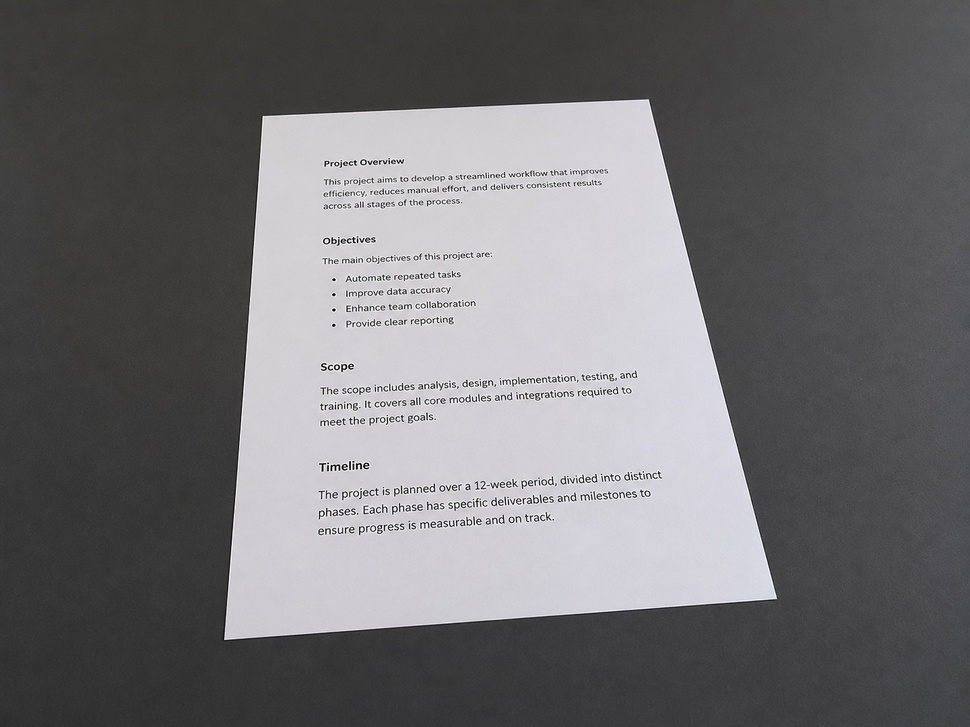
#> input picture inputs/document.jpg, 970 x 727 px, shrunk from 1448 x 1086 before the run
$ python day03_contours.py
#> lines starting #> are read from the running program, lines starting #| are printed output that depends on the picture; after the words box and inside, x2 and y2 are one past the last pixel; in counts of white or black regions, pixels touching at a corner belong together; long printed decimals are rounded
from pathlib import Path

import cv2
import matplotlib.pyplot as plt

root = Path(__file__).resolve().parents[1]
image = cv2.imread(str(root / "inputs" / "document.jpg"))
#> image is the input picture: shape (727, 970, 3); mean B, G, R 114.3, 112.4, 113.2

if image is None:
    raise FileNotFoundError("无法读取图片")

gray = cv2.cvtColor(image, cv2.COLOR_BGR2GRAY)
blurred = cv2.GaussianBlur(gray, (5, 5), sigmaX=0)


def run_canny(low_threshold, high_threshold):
#> called with low_threshold = 30, high_threshold = 90
    return cv2.Canny(blurred, low_threshold, high_threshold)
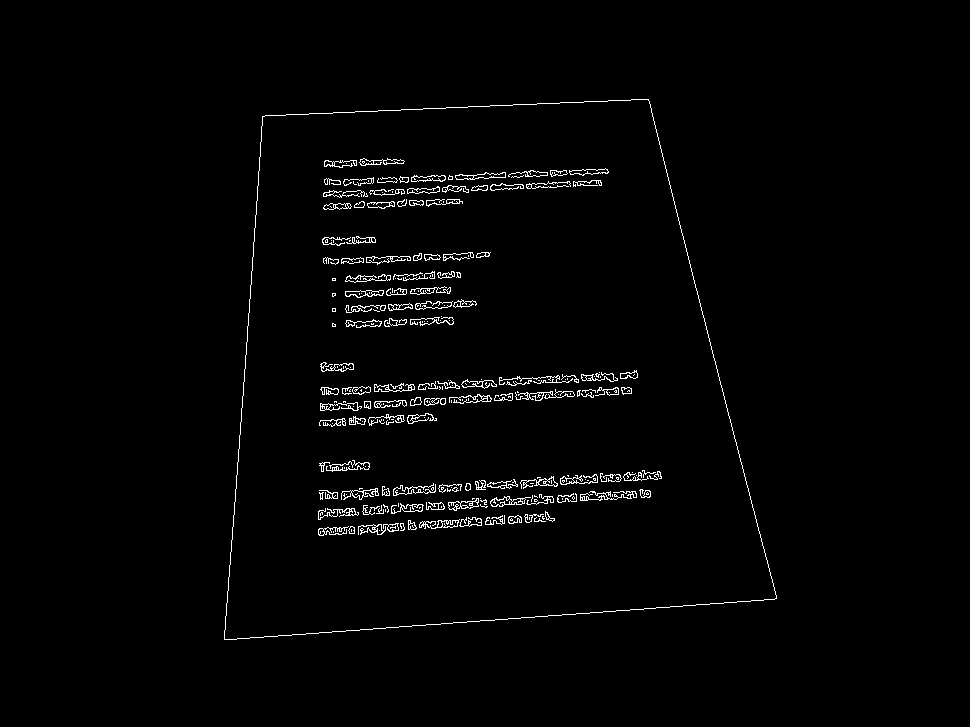
#> returned value: shape (727, 970); 1.7% white in thin lines or dots, all inside (x1, y1, x2, y2) = (224, 99, 777, 640)

edges = run_canny(30, 90)

contours, hierarchy = cv2.findContours(
    edges,
    cv2.RETR_LIST,
    cv2.CHAIN_APPROX_SIMPLE,
)
#> contours = 475 contours, 304 with area under 20; largest, box (x1, y1, x2, y2) and area: (224, 99, 777, 640) 240976, (224, 99, 777, 640) 240974, (490, 496, 531, 507) 206, (455, 172, 506, 180) 195, (448, 498, 479, 511) 192

kernel = cv2.getStructuringElement(
    cv2.MORPH_RECT,
    (5, 5),
)

closed_edges = cv2.morphologyEx(
    edges,
    cv2.MORPH_CLOSE,
    kernel,
    iterations=2,
)
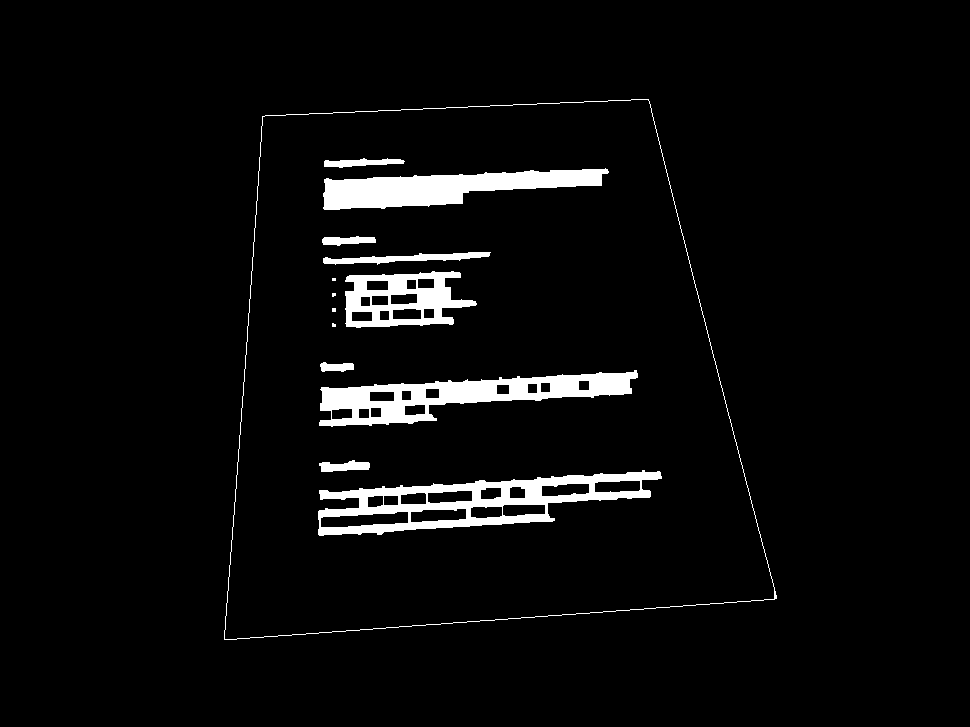
#> closed_edges: shape (727, 970); 4.3% white; 14 white regions (4 under 20 px)

closed_contours, hierarchy = cv2.findContours(
    closed_edges,
    cv2.RETR_LIST,
    cv2.CHAIN_APPROX_SIMPLE,
)
#> closed_contours = 48 contours, 4 with area under 20; largest, box (x1, y1, x2, y2) and area: (224, 99, 777, 640) 240976, (224, 99, 775, 640) 240962, (318, 470, 662, 536) 11896, (319, 370, 638, 427) 8302, (323, 168, 609, 210) 6256

print("轮廓数量:", len(closed_contours))
#| 轮廓数量: 48

sorted_contours = sorted(
    closed_contours,
    key=cv2.contourArea,
    reverse=True,
)
#> sorted_contours has the same summary as closed_contours

top_contours = sorted_contours[:10]
#> top_contours = 10 contours; largest, box (x1, y1, x2, y2) and area: (224, 99, 777, 640) 240976, (224, 99, 775, 640) 240962, (318, 470, 662, 536) 11896, (319, 370, 638, 427) 8302, (323, 168, 609, 210) 6256

for index, contour in enumerate(top_contours, start=1):
    area = cv2.contourArea(contour)
    print(f"第{index}名, 面积: {area}")
#> this loop made 10 passes
#> area on passes 1 to 10: 240976, 240962.5, 11895.5, 8302.5, 6256.5, 5302, 986, 823, 628.5, 520.5
#| 第1名, 面积: 240976.0
#| 第2名, 面积: 240962.5
#| 第3名, 面积: 11895.5
#| 第4名, 面积: 8302.5
#| 第5名, 面积: 6256.5
#| 第6名, 面积: 5302.0
#| 第7名, 面积: 986.0
#| 第8名, 面积: 823.0
#> (further printed lines are left out)

contour_view = image.copy()

cv2.drawContours(
    contour_view,
    top_contours,
    -1,
    (0, 255, 0),
    3,
)
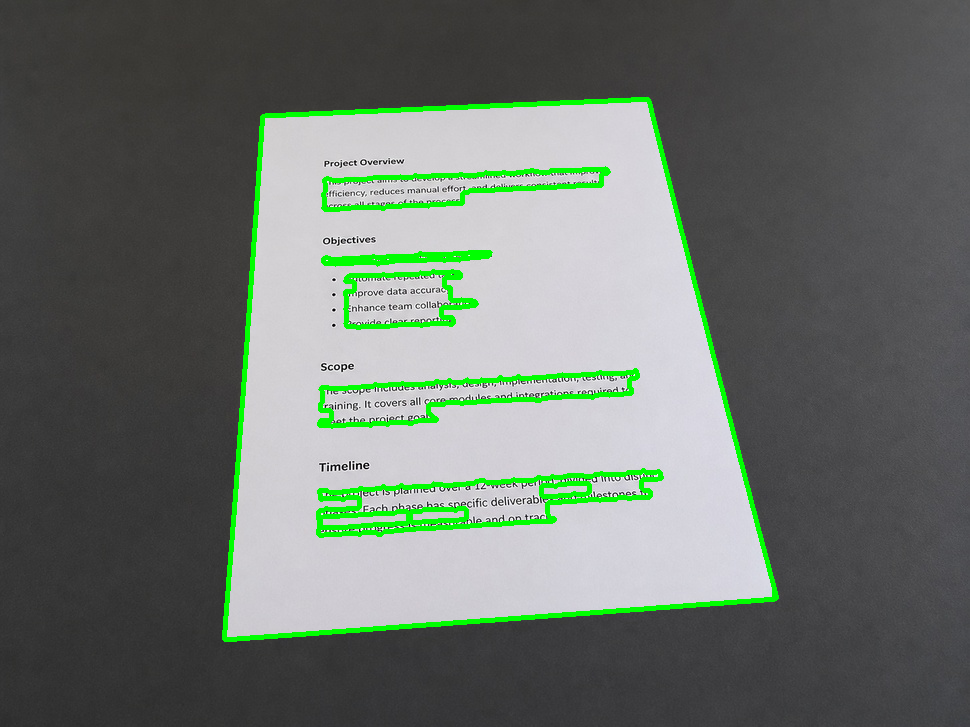
#> contour_view: shape (727, 970, 3); 3.8% of pixels changed, all inside (x1, y1, x2, y2) = (222, 97, 779, 642)

cv2.imwrite(
    str(root / "outputs" / "day03_top_contours.png"),
    contour_view,
)

document_contour = top_contours[0]
#> document_contour = contour of 452 points, box (x1, y1, x2, y2) (224, 99, 777, 640), area 240976

perimeter = cv2.arcLength(document_contour, True)
#> perimeter = 2052.8
epsilon = 0.02 * perimeter
#> epsilon = 41.06

approx = cv2.approxPolyDP(
    document_contour,
    epsilon,
    True,
)
#> approx = [[648, 99], [262, 116], [224, 639], [776, 598]]

print("原始轮廓点数:", len(document_contour))
#| 原始轮廓点数: 452
print("轮廓周长:", perimeter)
#| 轮廓周长: 2052.784
print("epsilon:", epsilon)
#| epsilon: 41.056
print("近似后的顶点数:", len(approx))
#| 近似后的顶点数: 4
print("顶点坐标:")
print(approx.reshape(-1, 2))
#| [[648  99]
#|  [262 116]
#|  [224 639]
#|  [776 598]]

image_area = gray.shape[0] * gray.shape[1]
#> image_area = 705190
min_document_area = 0.10 * image_area
#> min_document_area = 70519

document_candidate = None
candidate_area = 0.0

for candidate_contour in sorted_contours:
    area = cv2.contourArea(candidate_contour)

    if area < min_document_area:
        break

    perimeter = cv2.arcLength(candidate_contour, True)
    epsilon = 0.02 * perimeter
    candidate_approx = cv2.approxPolyDP(
        candidate_contour,
        epsilon,
        True,
    )

    if(
        len(candidate_approx) == 4
        and cv2.isContourConvex(candidate_approx)
    ):
        document_candidate = candidate_approx
        candidate_area = area
        break
#> this loop made 1 pass
#> (area, perimeter, epsilon, document_candidate, candidate_area) on pass 1: (240976, 2052.8, 41.06, [[648, 99], [262, 116], [224, 639], [776, 598]], 240976)

if document_candidate is None:
    raise RuntimeError("没有找到合格的文档四边形")

print("原图面积:", image_area)
#| 原图面积: 705190
print("最小候选面积:", min_document_area)
#| 最小候选面积: 70519.0
print("文档候选面积:", candidate_area)
#| 文档候选面积: 240976.0
print("文档候选顶点:")
print(document_candidate.reshape(-1, 2))
#| [[648  99]
#|  [262 116]
#|  [224 639]
#|  [776 598]]

result_image = image.copy()

cv2.polylines(
    result_image,
    [document_candidate],
    True,
    (0, 0, 255),
    5,
)
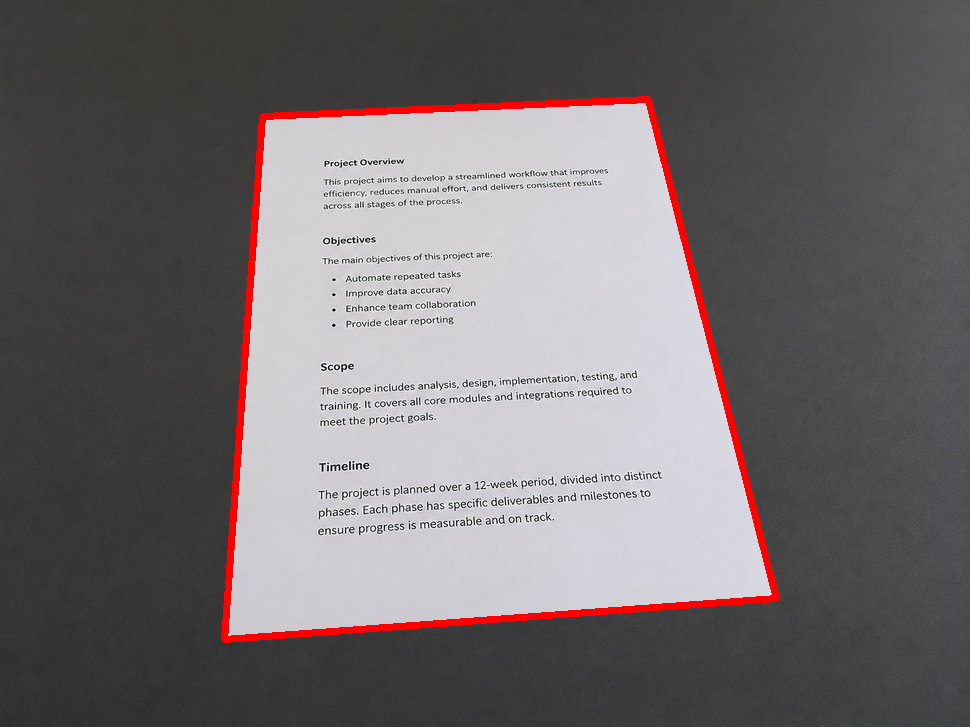
#> result_image: shape (727, 970, 3); 1.96% of pixels changed, all inside (x1, y1, x2, y2) = (221, 96, 780, 643)

for x, y in document_candidate.reshape(-1, 2):
    cv2.circle(
        result_image,
        (int(x), int(y)),
        12,
        (0, 255, 0),
        -1,
    )
#> this loop made 4 passes
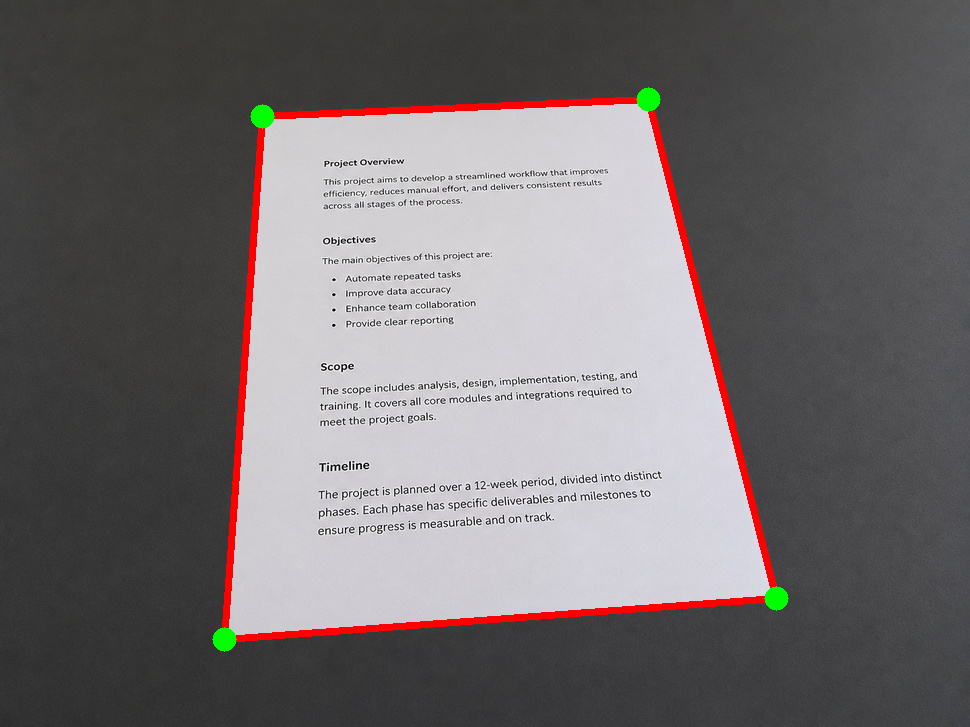
#> result_image: shape (727, 970, 3); 0.25% of pixels changed, all inside (x1, y1, x2, y2) = (212, 87, 789, 652)

cv2.imwrite(
    str(root / "outputs" / "day03_document_candidate.png"),
    result_image,
)
